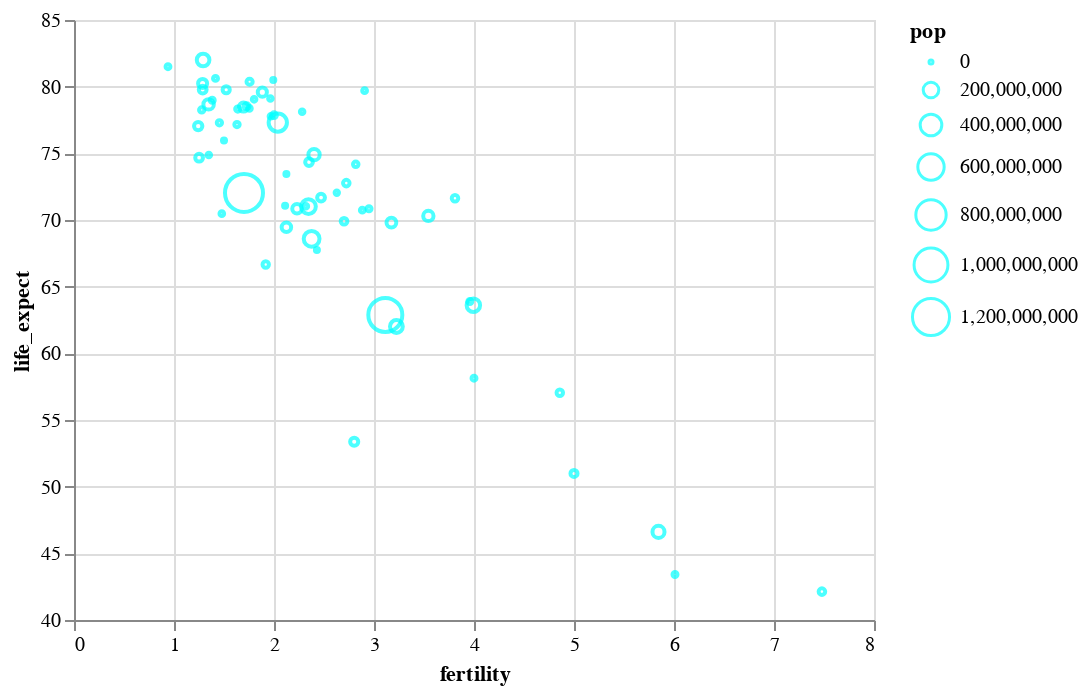

Notebook source saved alongside this figure:
### Code cell
# Size
alt.Chart(df2k).mark_point(color="aqua").encode(
    alt.X("fertility:Q"),
    alt.Y("life_expect:Q", scale=alt.Scale(zero=False)),
    alt.Size("pop:Q")
)

### Figure 1 — Vega-Lite specification as saved in the notebook (floating-point values rounded to 4 significant figures)
{"$schema": "https://vega.github.io/schema/vega-lite/v4.8.1.json", "config": {"view": {"continuousHeight": 300, "continuousWidth": 400}}, "data": {"name": "data-fdeb0b749a6385830bd1445d39ad6ea0"}, "datasets": {"data-fdeb0b749a6385830bd1445d39ad6ea0": [{"cluster": 0, "country": "Afghanistan", "fertility": 7.479, "life_expect": 42.13, "pop": 23898198, "year": 2000}, {"cluster": 3, "country": "Argentina", "fertility": 2.35, "life_expect": 74.34, "pop": 37497728, "year": 2000}, {"cluster": 3, "country": "Aruba", "fertility": 2.124, "life_expect": 73.45, "pop": 69539, "year": 2000}, {"cluster": 4, "country": "Australia", "fertility": 1.756, "life_expect": 80.37, "pop": 19164620, "year": 2000}, {"cluster": 1, "country": "Austria", "fertility": 1.382, "life_expect": 78.98, "pop": 8113413, "year": 2000}, {"cluster": 3, "country": "Bahamas", "fertility": 2.111, "life_expect": 71.07, "pop": 290075, "year": 2000}, {"cluster": 0, "country": "Bangladesh", "fertility": 3.224, "life_expect": 62.01, "pop": 130406594, "year": 2000}, {"cluster": 3, "country": "Barbados", "fertility": 1.5, "life_expect": 75.97, "pop": 273483, "year": 2000}, {"cluster": 1, "country": "Belgium", "fertility": 1.638, "life_expect": 78.32, "pop": 10263618, "year": 2000}, {"cluster": 3, "country": "Bolivia", "fertility": 3.958, "life_expect": 63.88, "pop": 8152620, "year": 2000}, {"cluster": 3, "country": "Brazil", "fertility": 2.345, "life_expect": 71.01, "pop": 175552771, "year": 2000}, {"cluster": 3, "country": "Canada", "fertility": 1.522, "life_expect": 79.77, "pop": 31278097, "year": 2000}, {"cluster": 3, "country": "Chile", "fertility": 2, "life_expect": 77.86, "pop": 15153450, "year": 2000}, {"cluster": 4, "country": "China", "fertility": 1.7, "life_expect": 72.03, "pop": 1262645000, "year": 2000}, {"cluster": 3, "country": "Colombia", "fertility": 2.47, "life_expect": 71.68, "pop": 39685655, "year": 2000}, {"cluster": 3, "country": "Costa Rica", "fertility": 2.281, "life_expect": 78.12, "pop": 3710558, "year": 2000}, {"cluster": 1, "country": "Croatia", "fertility": 1.348, "life_expect": 74.88, "pop": 4410830, "year": 2000}, {"cluster": 3, "country": "Cuba", "fertility": 1.63, "life_expect": 77.16, "pop": 11134273, "year": 2000}, {"cluster": 3, "country": "Dominican Republic", "fertility": 2.95, "life_expect": 70.85, "pop": 8385828, "year": 2000}, {"cluster": 3, "country": "Ecuador", "fertility": 2.817, "life_expect": 74.17, "pop": 12505204, "year": 2000}, {"cluster": 5, "country": "Egypt", "fertility": 3.174, "life_expect": 69.81, "pop": 70492342, "year": 2000}, {"cluster": 3, "country": "El Salvador", "fertility": 2.883, "life_expect": 70.73, "pop": 6122515, "year": 2000}, {"cluster": 1, "country": "Finland", "fertility": 1.754, "life_expect": 78.37, "pop": 5168595, "year": 2000}, {"cluster": 1, "country": "France", "fertility": 1.883, "life_expect": 79.59, "pop": 59381628, "year": 2000}, {"cluster": 1, "country": "Georgia", "fertility": 1.478, "life_expect": 70.48, "pop": 4777209, "year": 2000}, {"cluster": 1, "country": "Germany", "fertility": 1.346, "life_expect": 78.67, "pop": 82187909, "year": 2000}, {"cluster": 1, "country": "Greece", "fertility": 1.277, "life_expect": 78.26, "pop": 10559110, "year": 2000}, {"cluster": 3, "country": "Grenada", "fertility": 2.429, "life_expect": 67.75, "pop": 89312, "year": 2000}, {"cluster": 3, "country": "Haiti", "fertility": 4, "life_expect": 58.14, "pop": 7306302, "year": 2000}, {"cluster": 4, "country": "Hong Kong", "fertility": 0.94, "life_expect": 81.5, "pop": 6658720, "year": 2000}, {"cluster": 1, "country": "Iceland", "fertility": 1.993, "life_expect": 80.5, "pop": 281043, "year": 2000}, {"cluster": 0, "country": "India", "fertility": 3.113, "life_expect": 62.88, "pop": 1007702000, "year": 2000}, {"cluster": 4, "country": "Indonesia", "fertility": 2.376, "life_expect": 68.59, "pop": 206265000, "year": 2000}, {"cluster": 5, "country": "Iran", "fertility": 2.124, "life_expect": 69.45, "pop": 65660289, "year": 2000}, {"cluster": 5, "country": "Iraq", "fertility": 4.858, "life_expect": 57.05, "pop": 22675617, "year": 2000}, {"cluster": 1, "country": "Ireland", "fertility": 1.969, "life_expect": 77.78, "pop": 3791690, "year": 2000}, {"cluster": 5, "country": "Israel", "fertility": 2.906, "life_expect": 79.7, "pop": 5842454, "year": 2000}, {"cluster": 1, "country": "Italy", "fertility": 1.286, "life_expect": 80.24, "pop": 57719337, "year": 2000}, {"cluster": 3, "country": "Jamaica", "fertility": 2.628, "life_expect": 72.05, "pop": 2615467, "year": 2000}, {"cluster": 4, "country": "Japan", "fertility": 1.291, "life_expect": 82, "pop": 126699784, "year": 2000}, {"cluster": 2, "country": "Kenya", "fertility": 5, "life_expect": 50.99, "pop": 29985839, "year": 2000}, {"cluster": 4, "country": "South Korea", "fertility": 1.917, "life_expect": 66.66, "pop": 21647682, "year": 2000}, {"cluster": 4, "country": "North Korea", "fertility": 1.242, "life_expect": 77.05, "pop": 47351083, "year": 2000}, {"cluster": 5, "country": "Lebanon", "fertility": 2.319, "life_expect": 71.03, "pop": 3578036, "year": 2000}, {"cluster": 3, "country": "Mexico", "fertility": 2.401, "life_expect": 74.9, "pop": 99926620, "year": 2000}, {"cluster": 1, "country": "Netherlands", "fertility": 1.726, "life_expect": 78.53, "pop": 15907853, "year": 2000}, {"cluster": 4, "country": "New Zealand", "fertility": 1.964, "life_expect": 79.11, "pop": 3819762, "year": 2000}, {"cluster": 2, "country": "Nigeria", "fertility": 5.845, "life_expect": 46.61, "pop": 114306700, "year": 2000}, {"cluster": 1, "country": "Norway", "fertility": 1.801, "life_expect": 79.05, "pop": 4492400, "year": 2000}, {"cluster": 0, "country": "Pakistan", "fertility": 3.994, "life_expect": 63.61, "pop": 146342958, "year": 2000}, {"cluster": 3, "country": "Peru", "fertility": 2.7, "life_expect": 69.91, "pop": 25979722, "year": 2000}, {"cluster": 4, "country": "Philippines", "fertility": 3.544, "life_expect": 70.3, "pop": 79739825, "year": 2000}, {"cluster": 1, "country": "Poland", "fertility": 1.251, "life_expect": 74.67, "pop": 38654164, "year": 2000}, {"cluster": 1, "country": "Portugal", "fertility": 1.454, "life_expect": 77.29, "pop": 10335597, "year": 2000}, {"cluster": 2, "country": "Rwanda", "fertility": 6.01, "life_expect": 43.41, "pop": 7507056, "year": 2000}, {"cluster": 5, "country": "Saudi Arabia", "fertility": 3.81, "life_expect": 71.63, "pop": 23153090, "year": 2000}, {"cluster": 2, "country": "South Africa", "fertility": 2.802, "life_expect": 53.37, "pop": 44066197, "year": 2000}, {"cluster": 1, "country": "Spain", "fertility": 1.287, "life_expect": 79.78, "pop": 40016081, "year": 2000}, {"cluster": 1, "country": "Switzerland", "fertility": 1.415, "life_expect": 80.62, "pop": 7266920, "year": 2000}, {"cluster": 1, "country": "Turkey", "fertility": 2.23, "life_expect": 70.84, "pop": 65666677, "year": 2000}, {"cluster": 1, "country": "United Kingdom", "fertility": 1.695, "life_expect": 78.47, "pop": 59522468, "year": 2000}, {"cluster": 3, "country": "United States", "fertility": 2.038, "life_expect": 77.31, "pop": 282338631, "year": 2000}, {"cluster": 3, "country": "Venezuela", "fertility": 2.723, "life_expect": 72.77, "pop": 23542649, "year": 2000}]}, "encoding": {"size": {"field": "pop", "type": "quantitative"}, "x": {"field": "fertility", "type": "quantitative"}, "y": {"field": "life_expect", "scale": {"zero": false}, "type": "quantitative"}}, "mark": {"color": "aqua", "type": "point"}}
